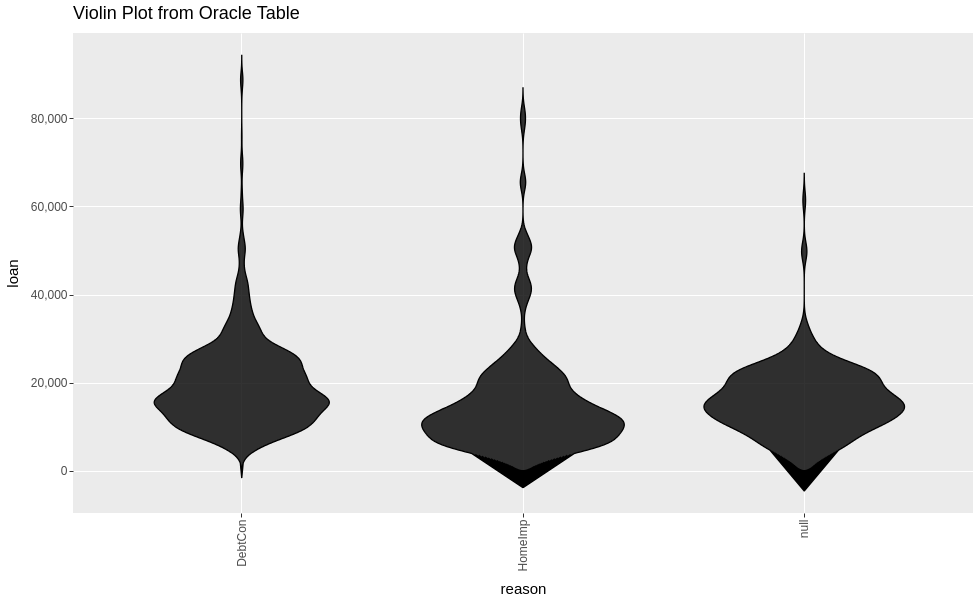

This figure's notebook cell:
### Code cell
# plot data
ggsql.plot(ggsql_query = ''' VISUALIZE reason as x, loan as y DRAW violin LABEL title => 'Violin Plot from Oracle Table' ''')

### Figure 1 — Vega-Lite specification as saved in the notebook (floating-point values rounded to 4 significant figures; data arrays with more than 128 entries replaced by an {"elided": "..."} marker saying what was removed)
{"config": {"view": {"continuousWidth": 300, "continuousHeight": 300, "fill": "#EBEBEB", "stroke": null}, "axis": {"domain": false, "grid": true, "gridColor": "#FFFFFF", "gridWidth": 1, "labelColor": "#4D4D4D", "labelFontSize": 12, "tickColor": "#333333", "tickSize": 4, "titleColor": "#000000", "titleFontSize": 15, "titleFontWeight": "normal", "titlePadding": 10}, "header": {"labelColor": "#000000", "labelFontSize": 15, "labelFontWeight": "normal", "labelPadding": 5, "title": null}, "legend": {"labelColor": "#4D4D4D", "labelFontSize": 12, "rowPadding": 6, "titleColor": "#000000", "titleFontSize": 15, "titleFontWeight": "normal", "titlePadding": 8}, "title": {"anchor": "start", "color": "#000000", "fontSize": 18, "fontWeight": "normal", "frame": "group", "offset": 10, "subtitleColor": "#4D4D4D", "subtitleFontSize": 15, "subtitleFontWeight": "normal"}}, "layer": [{"mark": {"type": "line", "filled": true}, "encoding": {"detail": {"field": "__ggsql_aes_pos1__", "type": "nominal"}, "fill": {"value": "black"}, "fillOpacity": {"value": 0.8}, "order": {"field": "__order", "type": "quantitative"}, "stroke": {"value": "black"}, "strokeDash": {"value": []}, "strokeWidth": {"value": 1.333}, "x": {"axis": {"labelExpr": "datum.label == 'HomeImp' ? 'HomeImp' : datum.label == 'DebtCon' ? 'DebtCon' : datum.label"}, "field": "__ggsql_aes_pos1__", "scale": {"domain": ["DebtCon", "HomeImp", null], "zero": false}, "title": "reason", "type": "nominal"}, "xOffset": {"field": "__final_offset", "scale": {"domain": [-0.5, 0.5]}, "type": "quantitative"}, "y": {"axis": {"labelExpr": "datum.label == '0' ? '0' : datum.label == '80000' ? '80000' : datum.label == '40000' ? '40000' : datum.label == '20000' ? '20000' : datum.label == '60000' ? '60000' : datum.label", "values": [0.0, 20000.0, 40000.0, 60000.0, 80000.0]}, "field": "__ggsql_aes_pos2__", "scale": {"domain": [-9539.0, 99350.0], "zero": false}, "stack": null, "title": "loan", "type": "quantitative"}}, "transform": [{"filter": {"equal": "__ggsql_layer_0__", "field": "__ggsql_source__"}}, {"calculate": "[datum.__ggsql_aes_offset__, -datum.__ggsql_aes_offset__]", "as": "violin_offsets"}, {"flatten": ["violin_offsets"], "as": ["__violin_offset"]}, {"calculate": "datum.__ggsql_aes_pos1offset__ != null ? datum.__violin_offset + datum.__ggsql_aes_pos1offset__ : datum.__violin_offset", "as": "__final_offset"}, {"calculate": "datum.__violin_offset > 0 ? -datum.__ggsql_aes_pos2__ : datum.__ggsql_aes_pos2__", "as": "__order"}]}], "data": {"name": "data-be7a4bdeddfe195370c1d5e1ad09ab80"}, "height": 480, "title": "Violin Plot from Oracle Table", "width": 900, "$schema": "https://vega.github.io/schema/vega-lite/v6.json", "datasets": {"data-be7a4bdeddfe195370c1d5e1ad09ab80": {"elided": "1309 records"}}}
